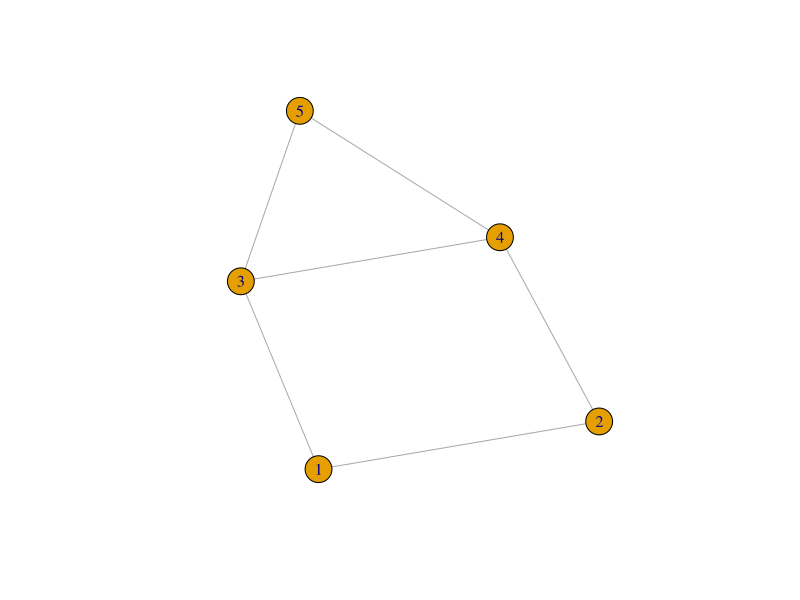
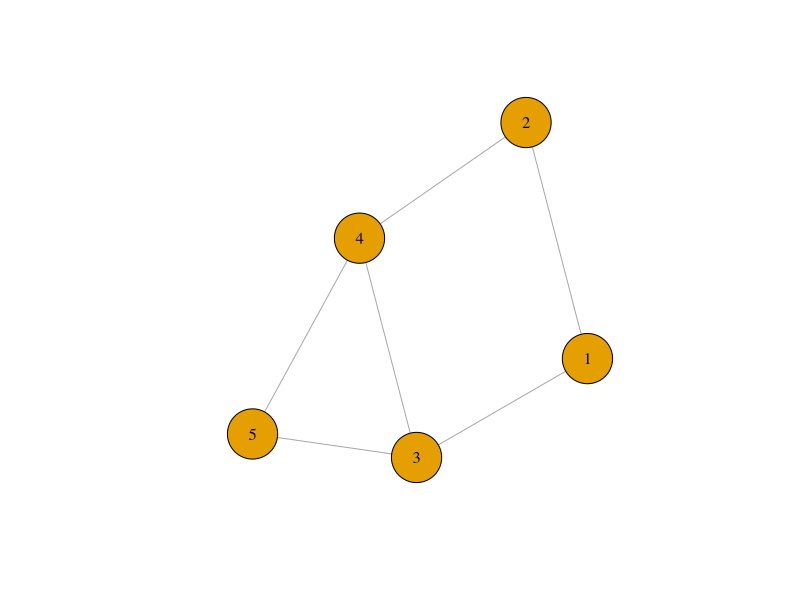
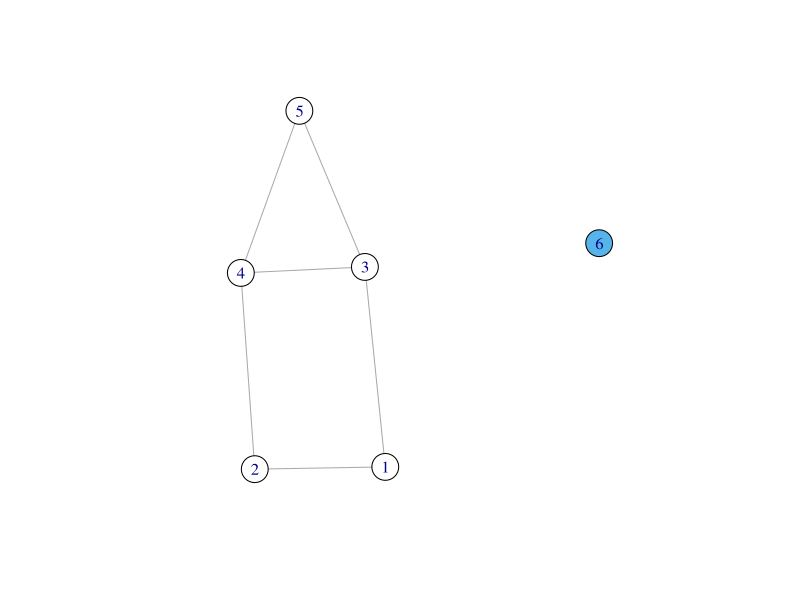
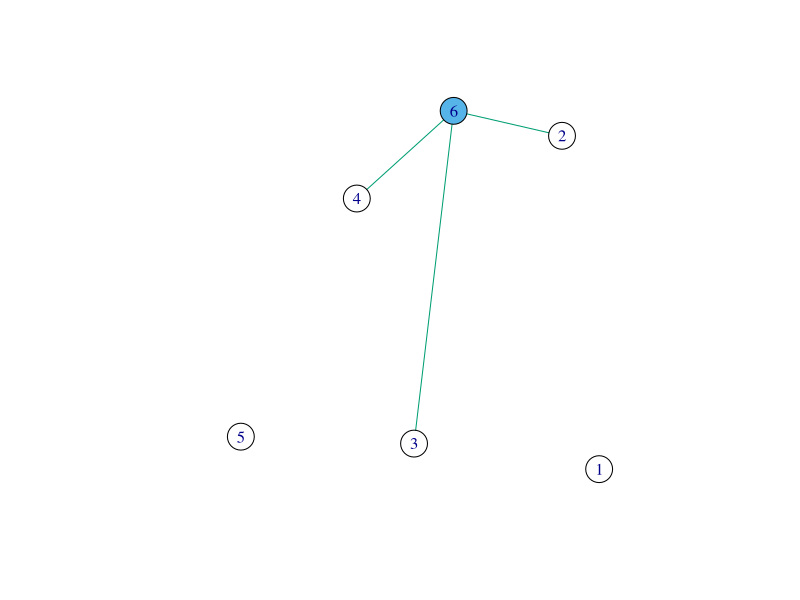
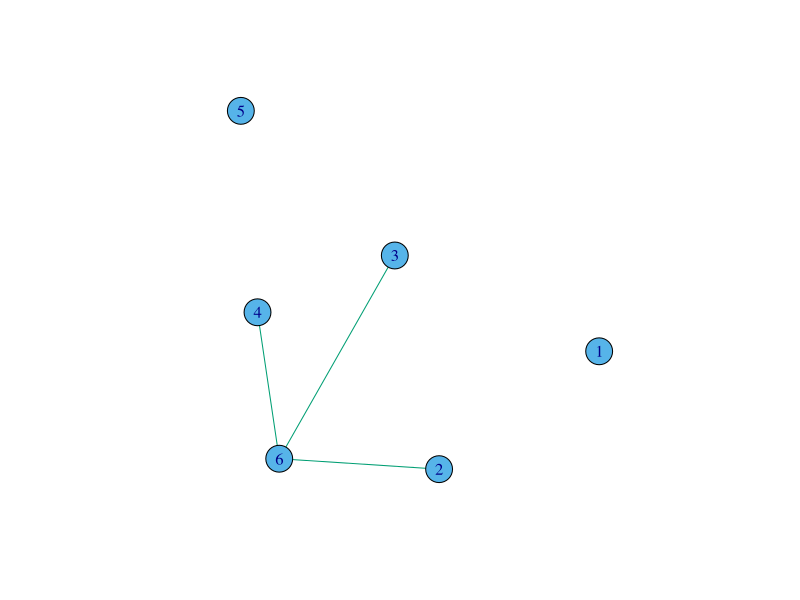

Recreate these plots in R, in order.
## ---- chunk 1
x <- c("igraph", "tibble", "stringr", "kableExtra", "RColorBrewer", "viridis")
lapply(x, require, character.only = T, quietly = T)
## ---- chunk 2
g1 <- make_graph("house")
E(g1)
V(g1)
plot(g1)
g1[]
plot(g1,
     vertex.size = 30,
     vertex.color = 1)
g1 <- add_vertices(graph = g1, nv = 1, attr = list(color = 2))
plot(g1)
g1 <- add_edges(graph = g1, edges= c(2,6, 4,6, 3,6), attr = list(color = 3))
plot(g1)

V(g1)$color = 2
plot(g1)
